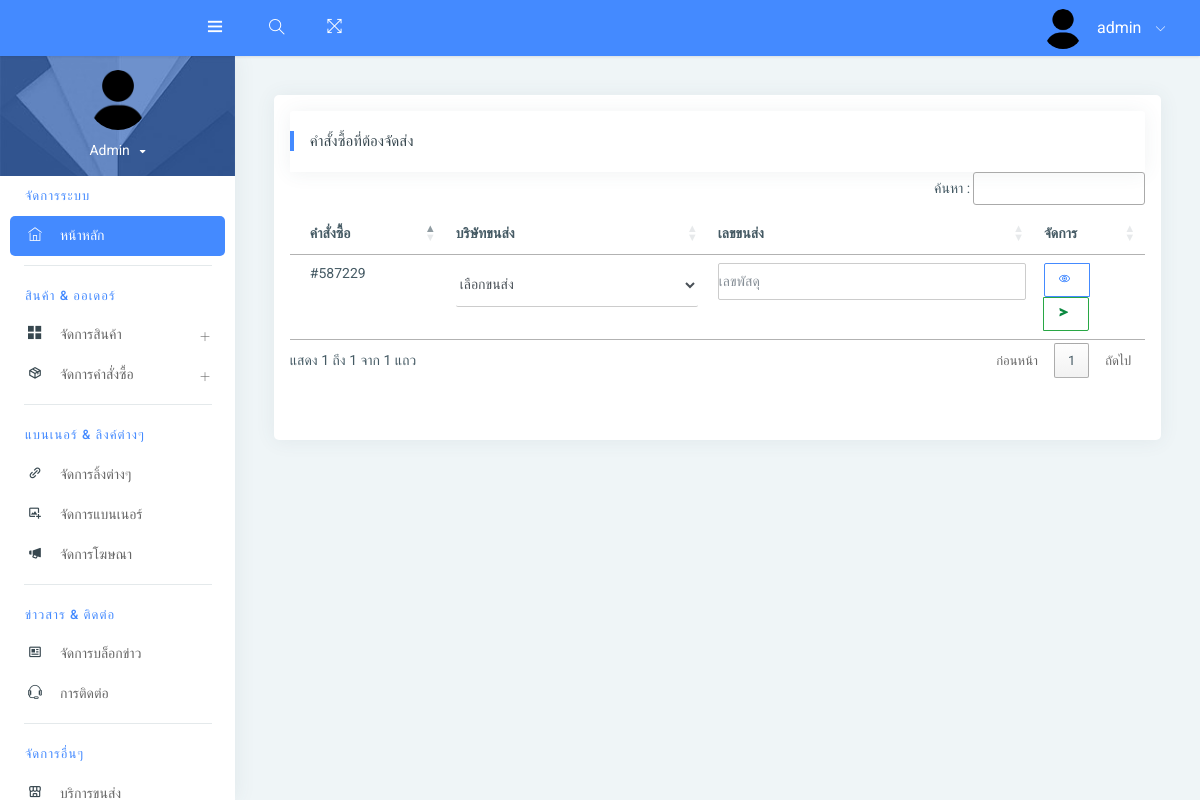
The app's page /view/admin/orderdelivery (signed in) with its own data.
### tables this page shows
CREATE TABLE `tb_user` (
  `User_ID` int(11) NOT NULL,
  `username` varchar(200) NOT NULL,
  `user_username` varchar(200) NOT NULL,
  `user_pass` text NOT NULL,
  `user_img` varchar(255) DEFAULT 'upload/avatar.png',
  `user_type` int(1) NOT NULL,
  `created_at` varchar(100) NOT NULL,
  `status` int(1) NOT NULL DEFAULT '1'
);

CREATE TABLE `tb_delivery` (
  `Delivery_ID` int(11) NOT NULL,
  `track` varchar(100) NOT NULL,
  `User_ID` int(11) NOT NULL,
  `name` varchar(200) NOT NULL,
  `address` text NOT NULL,
  `tel` varchar(15) NOT NULL,
  `email` varchar(200) NOT NULL,
  `money_img` text,
  `transport` varchar(255) DEFAULT NULL,
  `number_transport` varchar(200) DEFAULT NULL,
  `delivery_date` varchar(150) DEFAULT NULL,
  `by_date` varchar(100) NOT NULL,
  `total_price` int(110) DEFAULT NULL,
  `status` int(1) DEFAULT '1'
);

### view/admin/orderdelivery.php (the view, shortened to what this page needs)
<?php
include('function/head.php');
include('function/navbar.php');
include('function/sildebar.php');
?>
<div class="card table-card p-3">
    <div class="card-header">
        <div class="row">
            <div class="col-12 col-lg-6">
                <h5>คำสั้งซื้อที่ต้องจัดส่ง</h5>
            </div>
        </div>
    </div>
    <div class="card-block">
        <div class="card-block table-border-style">
            <div class="table-responsive">
                <table class="table table-hover " id="example">
                    <thead>
                        <tr>
                            <th>คำสั่งซื้อ</th>
                            <th>บริษัทขนส่ง</th>
                            <th>เลขขนส่ง</th>
                            <th>จัดการ</th>
                        </tr>
                    </thead>
                    <tbody>
                        <?php
                        $sql = "SELECT * FROM tb_delivery WHERE status = 2";
                        $query = $conn->query($sql);
                        foreach ($query as $row) :
                        ?>
                            <tr>
                                <td><?php echo $row['track']?></td>
                                <td>
                                    <select name="express" id="express" class="form-control p-0">
                                        <option value="" selected disabled>เลือกขนส่ง</option>
                                    </select>
                                </td>
                                <td><input type="text" name="express_number" id="express_number" class="form-control p-0" style="height: 35px;" placeholder="เลขพัสดุ"></td>
                                <td width="13%">
                                    <div class="btn-group">
                                        <button class="btn btn-sm btn-outline-primary" onclick="showOrder(<?php echo $row['Delivery_ID'] ?>)"><i class="ti-eye"></i></button>
                                        <button class="btn btn-sm btn-outline-success" onclick="sendOrder(<?php echo $row['Delivery_ID']?>)"><i class='bx bxs-send'></i></button>
                                    </div>
                                </td>
                            </tr>
                        <?php endforeach; ?>
                    </tbody>
                </table>
            </div>
        </div>
    </div>
</div>
<?php include('function/footer.php'); ?>

### view/admin/function/navbar.php (shortened to what this page needs)
<div id="pcoded" class="pcoded">
      <div class="pcoded-container navbar-wrapper">
          <nav class="navbar header-navbar pcoded-header">
              <div class="navbar-wrapper">
                  <div class="navbar-logo">
                      <a class="mobile-menu waves-effect waves-light" id="mobile-collapse" href="#!">
                          <i class="ti-menu"></i>
                      </a>
                  </div>
                  <div class="navbar-container container-fluid">
                      <ul class="nav-left">
                          <li class="header-search">
                              <div class="main-search morphsearch-search">
                                  <div class="input-group">
                                      <input type="text" class="form-control">
                                      <span class="input-group-addon search-btn"><i class="ti-search"></i></span>
                                  </div>
                              </div>
                          </li>
                          <li>
                              <a href="#!" onclick="javascript:toggleFullScreen()" class="waves-effect waves-light">
                                  <i class="ti-fullscreen"></i>
                              </a>
                          </li>
                      </ul>
                      <ul class="nav-right">
                          <li class="user-profile header-notification">
                              <a href="#!" class="waves-effect waves-light">
                                  <img src="assets/<?php echo $row_img['user_img']?>" class="img-radius" alt="User-Profile-Image">
                                  <span><?php echo $_SESSION['user_username']?></span>
                                  <i class="ti-angle-down"></i>
                              </a>
                          </li>
                      </ul>
                  </div>
              </div>
          </nav>

### view/admin/function/sildebar.php (shortened to what this page needs)
<div class="pcoded-main-container">
    <div class="pcoded-wrapper">
        <nav class="pcoded-navbar">
            <div class="pcoded-inner-navbar main-menu">
                <div class="">
                    <div class="main-menu-header">
                        <img class="img-80 img-radius" src="assets/<?php echo $row_img['user_img']?>" alt="User-Profile-Image">
                        <div class="user-details">
                            <span id="more-details"><?php echo $_SESSION['user_username'] ?><i class="fa fa-caret-down"></i></span>
                        </div>
                    </div>
                </div>
                <div class="pcoded-navigation-label" data-i18n="nav.category.navigation">จัดการระบบ</div>
                <ul class="pcoded-item pcoded-left-item">
                    <li class="active">
                        <a href="index.php" class="waves-effect waves-dark">
                            <span class="pcoded-micon"><i class="ti-home"></i><b>D</b></span>
                            <span class="pcoded-mtext" data-i18n="nav.dash.main">หน้าหลัก</span>
                        </a>
                    </li>
                </ul>
                <div class="pcoded-navigation-label">สินค้า & ออเดอร์</div>
                <ul class="pcoded-item pcoded-left-item">
                    <li class="pcoded-hasmenu">
                        <a href="javascript:void(0)" class="waves-effect waves-dark">
                            <span class="pcoded-micon"><i class="ti-layout-grid2-alt"></i></span>
                            <span class="pcoded-mtext" data-i18n="nav.basic-components.main">จัดการสินค้า</span>
                        </a>
                    </li>
                    <li class="pcoded-hasmenu">
                        <a href="javascript:void(0)" class="waves-effect waves-dark">
                            <span class="pcoded-micon"><i class='bx bx-package'></i></span>
                            <span class="pcoded-mtext" data-i18n="nav.basic-components.main">จัดการคำสั่งซื้อ</span>
                        </a>
                    </li>
                </ul>
                <div class="pcoded-navigation-label">แบนเนอร์ & ลิงค์ต่างๆ</div>
                <ul class="pcoded-item pcoded-left-item">
                    <li>
                        <a href="link" class="waves-effect waves-dark">
                            <span class="pcoded-micon"><i class='bx bx-link-alt'></i><b>FC</b></span>
                            <span class="pcoded-mtext" data-i18n="nav.form-components.main">จัดการลิ้งต่างๆ</span>
                        </a>
                    </li>
                    <li>
                        <a href="banner" class="waves-effect waves-dark">
                            <span class="pcoded-micon"><i class='bx bx-image-add'></i><b>FC</b></span>
                            <span class="pcoded-mtext" data-i18n="nav.form-components.main">จัดการแบนเนอร์</span>
                        </a>
                    </li>
                    <li>
                        <a href="advert" class="waves-effect waves-dark">
                            <span class="pcoded-micon"><i class='bx bxs-megaphone'></i><b>FC</b></span>
                            <span class="pcoded-mtext" data-i18n="nav.form-components.main">จัดการโฆษณา</span>
                        </a>
                    </li>
                </ul>
                <div class="pcoded-navigation-label">ข่าวสาร & ติดต่อ</div>
                <ul class="pcoded-item pcoded-left-item">
                    <li>
                        <a href="blog" class="waves-effect waves-dark">
                            <span class="pcoded-micon"><i class='bx bx-news'></i><b>FC</b></span>
                            <span class="pcoded-mtext" data-i18n="nav.form-components.main">จัดการบล็อกข่าว</span>
                        </a>
                    </li>
                    <li>
                        <a href="user_contact" class="waves-effect waves-dark">
                            <span class="pcoded-micon"><i class="ti-headphone-alt"></i><b>FC</b></span>
                            <span class="pcoded-mtext" data-i18n="nav.form-components.main">การติดต่อ</span>
                        </a>
                    </li>
                </ul>
                <div class="pcoded-navigation-label">จัดการอื่นๆ</div>
                <ul class="pcoded-item pcoded-left-item">
                    <li>
                        <a href="express" class="waves-effect waves-dark">
                            <span class="pcoded-micon"><i class='bx bx-store-alt'></i><b>FC</b></span>
                            <span class="pcoded-mtext" data-i18n="nav.form-components.main">บริการขนส่ง</span>
                        </a>
                    </li>
                </ul>
        </nav>
        <div class="pcoded-content">
            <div class="pcoded-inner-content">
                <div class="main-body">
                    <div class="page-wrapper">
                        <div class="page-body">
                            <div class="row">
                                <div class="col-xl-12 col-md-12 ">

### records on screen
tb_user: user_img (picture)
tb_delivery: track "#587229"

### other values on screen
$_SESSION['user_username'] "admin"
$_SESSION['user_username'] "Admin"
